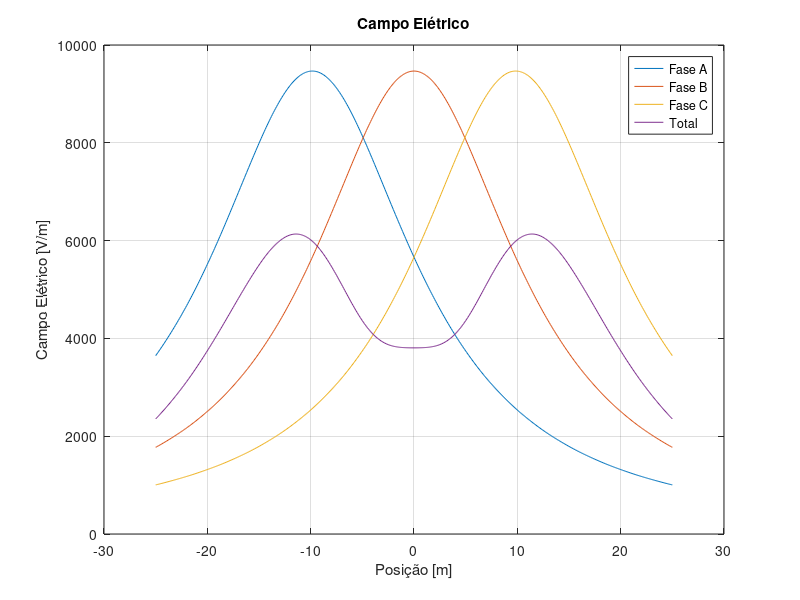

Write the MATLAB code that produced this figure. (Note: this script raises an error after producing the figure.)
%Laboratorio de Eletromagnetismo - Eng. Eletrica
%Pratica 05 - Calculo de campos devido a uma LT trifasica
%25/11/2021
%Gabriel Arantes e Larissa Braga
clc;
clear all;
close all;
%%
%Dados do problema
%Dados da LT
dist = 8.4; %Distancia entre cada um dos cabos das fases
h = [12, 8.1, 7.4]; %Altura da LT em relacao a terra
S = 1090e6; %Potencia aparente
VL = 345e3; %Tensao de linha da LT
seq = [0, -120, 120].*(pi/180); %Sequencia de fases abc em rad
r = 0.72; %Raio dos condutores
dominio = [-25, 25]; %Dominio do problema - Comprimento da LT

%Constantes gerais
u0 = 4e-7*pi; %Constante de permissividade magnetica no vacuo
eps = 8.854e-12; %Constante de permissividade eletrica no vacuo
%%
%Calcular posicao exata de cada um dos condutores
dbx = 0; %Considerando que a fase B esta na origem
dx = [dbx-2*r-dist, dbx, dbx+2*r+dist]; %Posicao de cada uma das fases abc
x = dominio(1):0.1:dominio(2); %Criando um vetor de pontos
%%
for i=1:length(h)
    %Calculo do Campo Eletrico gerado pelas 3 fases
    figure()
    Etotal = 0;
    for fase=1:size(dx,2)%Percorendo todas as fases
        Vret = VL*(cos(seq(fase))+j*sin(seq(fase))); %Convertendo tensao de linha para notacao retangular
        ro = (2*pi*eps*Vret)/log(2*h(i)/r); %Calculo da densidade de carga    
        E = ((-ro./(pi.*eps)).*(h(i)./((x-dx(fase)).^2+h(i).^2)))/sqrt(3); %Calculo do campo eletrico
        Etotal = Etotal+E;
        plot(x,abs(E)),grid; %Plotando o grafico
        hold on
    end
    plot(x,abs(Etotal));
    hold off
    title("Campo Elétrico");
    xlabel("Posição [m]");
    ylabel("Campo Elétrico [V/m]");
    legend("Fase A","Fase B","Fase C", "Total");
    if i==1
        suptitle("Linha de Transmissão a 12m do solo");
    elseif i==2
        suptitle("Linha de Transmissão a 8.1m do solo");
    else
        suptitle("Linha de Transmissão a 7.4m do solo");
    end
    %%
    %Calculo da Densidade do Fluxo Magnetico gerado pelas 3 fases
    Btotal = 0;
    figure()
    for fase=1:size(dx,2)%Percorendo todas as fases
        Vret = VL*(cos(seq(fase))+j*sin(seq(fase))); %Convertendo para notacao retangular a tensao de linha. Angulo convertido para radianos para usar a funcao
        IL = S/(sqrt(3)*Vret); %Calculo da corrente
        B = ((u0*IL/pi).*(h(i)./((x-dx(fase)).^2+h(i).^2)))/sqrt(3); %Calculo da densidade do fluxo magnetico
        Btotal = Btotal+B;
        plot(x,abs(B)),grid; %Plotando o grafico
        hold on
    end
    plot(x,abs(Btotal));
    hold off
    title("Densidade de Fluxo Magnético");
    xlabel("Posição [m]");
    ylabel("Densidade de Fluxo Magnético [Wb/m^2]");
    legend("Fase A","Fase B","Fase C", "Total");
    if i==1
        suptitle("Linha de Transmissão a 12m do solo");
    elseif i==2
        suptitle("Linha de Transmissão a 8.1m do solo");
    else
        suptitle("Linha de Transmissão a 7.4m do solo");
    end
end
